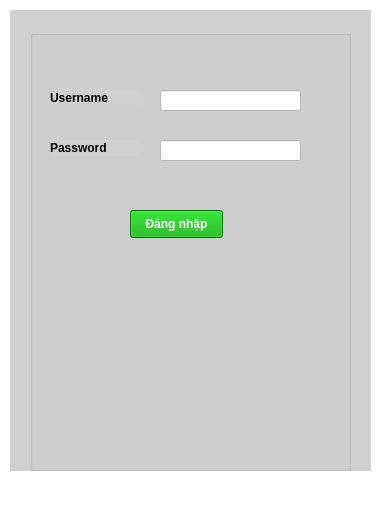
<?xml version="1.0" encoding="UTF-8"?>
<ui version="4.0">
 <class>MainLogin</class>
 <widget class="QMainWindow" name="MainLogin">
  <property name="geometry">
   <rect>
    <x>0</x>
    <y>0</y>
    <width>385</width>
    <height>529</height>
   </rect>
  </property>
  <property name="windowTitle">
   <string>MainWindow</string>
  </property>
  <property name="styleSheet">
   <string notr="true">background-color: rgb(255, 255, 255);</string>
  </property>
  <widget class="QWidget" name="centralwidget">
   <widget class="QStackedWidget" name="stackedWidget">
    <property name="geometry">
     <rect>
      <x>10</x>
      <y>10</y>
      <width>361</width>
      <height>461</height>
     </rect>
    </property>
    <property name="styleSheet">
     <string notr="true">background-color:rgb(208, 208, 208)</string>
    </property>
    <property name="currentIndex">
     <number>0</number>
    </property>
    <widget class="QWidget" name="Login">
     <widget class="QGroupBox" name="groupBox">
      <property name="geometry">
       <rect>
        <x>20</x>
        <y>20</y>
        <width>321</width>
        <height>441</height>
       </rect>
      </property>
      <property name="styleSheet">
       <string notr="true"/>
      </property>
      <property name="title">
       <string/>
      </property>
      <widget class="QLabel" name="label_2">
       <property name="geometry">
        <rect>
         <x>20</x>
         <y>60</y>
         <width>91</width>
         <height>16</height>
        </rect>
       </property>
       <property name="font">
        <font>
         <pointsize>9</pointsize>
         <weight>75</weight>
         <bold>true</bold>
        </font>
       </property>
       <property name="text">
        <string>Username</string>
       </property>
      </widget>
      <widget class="QLabel" name="label_3">
       <property name="geometry">
        <rect>
         <x>20</x>
         <y>110</y>
         <width>91</width>
         <height>16</height>
        </rect>
       </property>
       <property name="font">
        <font>
         <pointsize>9</pointsize>
         <weight>75</weight>
         <bold>true</bold>
        </font>
       </property>
       <property name="text">
        <string>Password</string>
       </property>
      </widget>
      <widget class="QLineEdit" name="txt_userName">
       <property name="geometry">
        <rect>
         <x>130</x>
         <y>60</y>
         <width>141</width>
         <height>21</height>
        </rect>
       </property>
       <property name="styleSheet">
        <string notr="true">background-color: rgb(255, 255, 255);</string>
       </property>
      </widget>
      <widget class="QLineEdit" name="txt_passWord">
       <property name="geometry">
        <rect>
         <x>130</x>
         <y>110</y>
         <width>141</width>
         <height>21</height>
        </rect>
       </property>
       <property name="styleSheet">
        <string notr="true">background-color: rgb(255, 255, 255);</string>
       </property>
      </widget>
      <widget class="QPushButton" name="btn_login">
       <property name="geometry">
        <rect>
         <x>100</x>
         <y>180</y>
         <width>93</width>
         <height>28</height>
        </rect>
       </property>
       <property name="font">
        <font>
         <pointsize>9</pointsize>
         <weight>75</weight>
         <bold>true</bold>
        </font>
       </property>
       <property name="styleSheet">
        <string notr="true">background-color: rgb(0, 170, 0);
color: rgb(255, 255, 255);</string>
       </property>
       <property name="text">
        <string>Đăng nhập</string>
       </property>
      </widget>
     </widget>
    </widget>
   </widget>
  </widget>
  <widget class="QMenuBar" name="menubar">
   <property name="geometry">
    <rect>
     <x>0</x>
     <y>0</y>
     <width>385</width>
     <height>21</height>
    </rect>
   </property>
  </widget>
  <widget class="QStatusBar" name="statusbar"/>
 </widget>
 <resources>
  <include location="resources.qrc"/>
 </resources>
 <connections/>
</ui>
